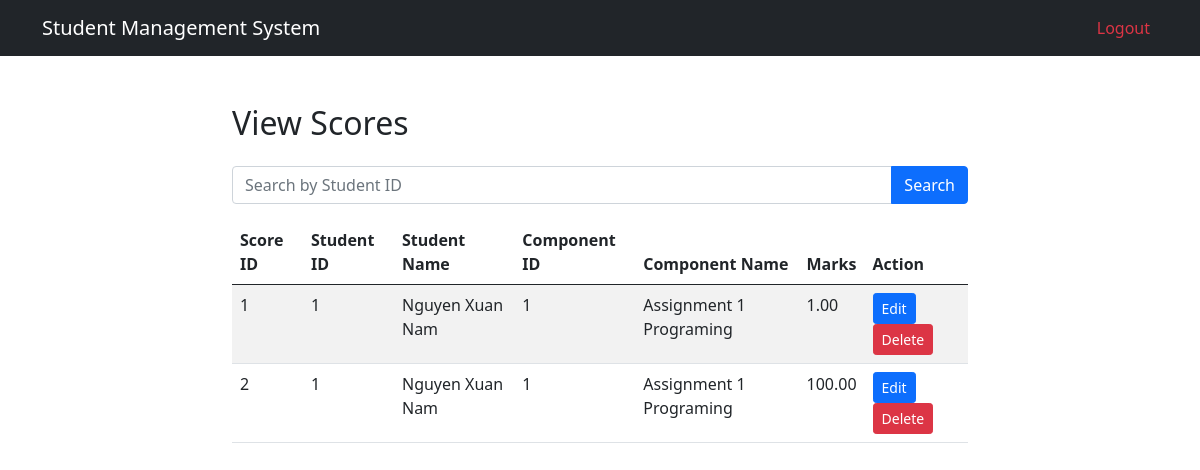
The app's page /view_scores.php with its own data.
### tables this page shows
CREATE TABLE `Score` (
  `ScoreID` int(11) NOT NULL,
  `StudentID` int(11) DEFAULT NULL,
  `ComponentID` int(11) DEFAULT NULL,
  `Marks` decimal(5,2) NOT NULL CHECK (`Marks` >= 0 and `Marks` <= 100)
);

CREATE TABLE `Student` (
  `StudentID` int(11) NOT NULL,
  `FirstName` varchar(50) NOT NULL,
  `LastName` varchar(50) NOT NULL,
  `StudentCode` varchar(255) NOT NULL,
  `DateOfBirth` date NOT NULL,
  `Gender` enum('Male','Female','Other') NOT NULL,
  `ContactNumber` varchar(20) DEFAULT NULL,
  `Email` varchar(100) DEFAULT NULL,
  `Address` text DEFAULT NULL,
  `EnrollmentStatus` enum('Active','Inactive') NOT NULL
);

CREATE TABLE `GradingComponent` (
  `ComponentID` int(11) NOT NULL,
  `ComponentName` varchar(100) NOT NULL,
  `Weightage` decimal(5,2) NOT NULL CHECK (`Weightage` >= 0 and `Weightage` <= 100),
  `CourseID` int(11) DEFAULT NULL
);

### view_scores.php (the view, shortened to what this page needs)
<!DOCTYPE html>
<html>
<head>
    <link href="https://cdn.jsdelivr.net/npm/bootstrap@5.0.2/dist/css/bootstrap.min.css" rel="stylesheet">
</head>
<body>
    <?php require_once 'header.php'; ?>
    <div class="container mt-5">
        <div class="row justify-content-center">
            <div class="col-md-8">
                <h2 class="mb-4">View Scores</h2>
                <form method="get" class="mb-3">
                    <div class="input-group">
                        <input type="text" class="form-control" placeholder="Search by Student ID" name="search" value="<?php echo isset($_GET['search']) ? $_GET['search'] : ''; ?>">
                        <button type="submit" class="btn btn-primary">Search</button>
                    </div>
                </form>
                <?php
                include 'db_connect.php';
                $search = isset($_GET['search']) ? $_GET['search'] : '';
                $sql = "SELECT Score.ScoreID, Score.StudentID, Student.FirstName, Student.LastName, Score.ComponentID, GradingComponent.ComponentName, Score.Marks
                        FROM Score
                        INNER JOIN Student ON Score.StudentID = Student.StudentID
                        INNER JOIN GradingComponent ON Score.ComponentID = GradingComponent.ComponentID
                        WHERE CONCAT(Student.StudentID, ' - ', Student.FirstName, ' ', Student.LastName) LIKE '%$search%'
                        ORDER BY Score.ScoreID";
                $result = $conn->query($sql);
                if ($result->num_rows > 0) {
                    ?>
                    <table class="table table-striped">
                        <thead>
                            <tr>
                                <th>Score ID</th>
                                <th>Student ID</th>
                                <th>Student Name</th>
                                <th>Component ID</th>
                                <th>Component Name</th>
                                <th>Marks</th>
                                <th>Action</th>
                            </tr>
                        </thead>
                        <tbody>
                            <?php
                            while ($row = $result->fetch_assoc()) {
                                echo '<tr>';
                                echo '<td>' . $row["ScoreID"] . '</td>';
                                echo '<td>' . $row["StudentID"] . '</td>';
                                echo '<td>' . $row["FirstName"] . ' ' . $row["LastName"] . '</td>';
                                echo '<td>' . $row["ComponentID"] . '</td>';
                                echo '<td>' . $row["ComponentName"] . '</td>';
                                echo '<td>' . $row["Marks"] . '</td>';
                                echo '<td>';
                                echo '<a href="edit_score.php?scoreID=' . $row["ScoreID"] . '" class="btn btn-primary btn-sm me-2">Edit</a>';
                                echo '<a href="delete_score.php?scoreID=' . $row["ScoreID"] . '" class="btn btn-danger btn-sm">Delete</a>';
                                echo '</td>';
                                echo '</tr>';
                            }
                            ?>
                        </tbody>
                    </table>
                    <?php
                } else {
                    echo '<div class="alert alert-info mt-3" role="alert">No scores found.</div>';
                }
                ?>
            </div>
        </div>
    </div>
</body>
</html>

### records on screen
score: ScoreID "1", StudentID "1", StudentID.FirstName "Nguyen", StudentID.LastName "Xuan Nam", ComponentID "1", ComponentID.ComponentName "Assignment 1 Programing", Marks "1.00"
score: ScoreID "2", StudentID "1", StudentID.FirstName "Nguyen", StudentID.LastName "Xuan Nam", ComponentID "1", ComponentID.ComponentName "Assignment 1 Programing", Marks "100.00"
